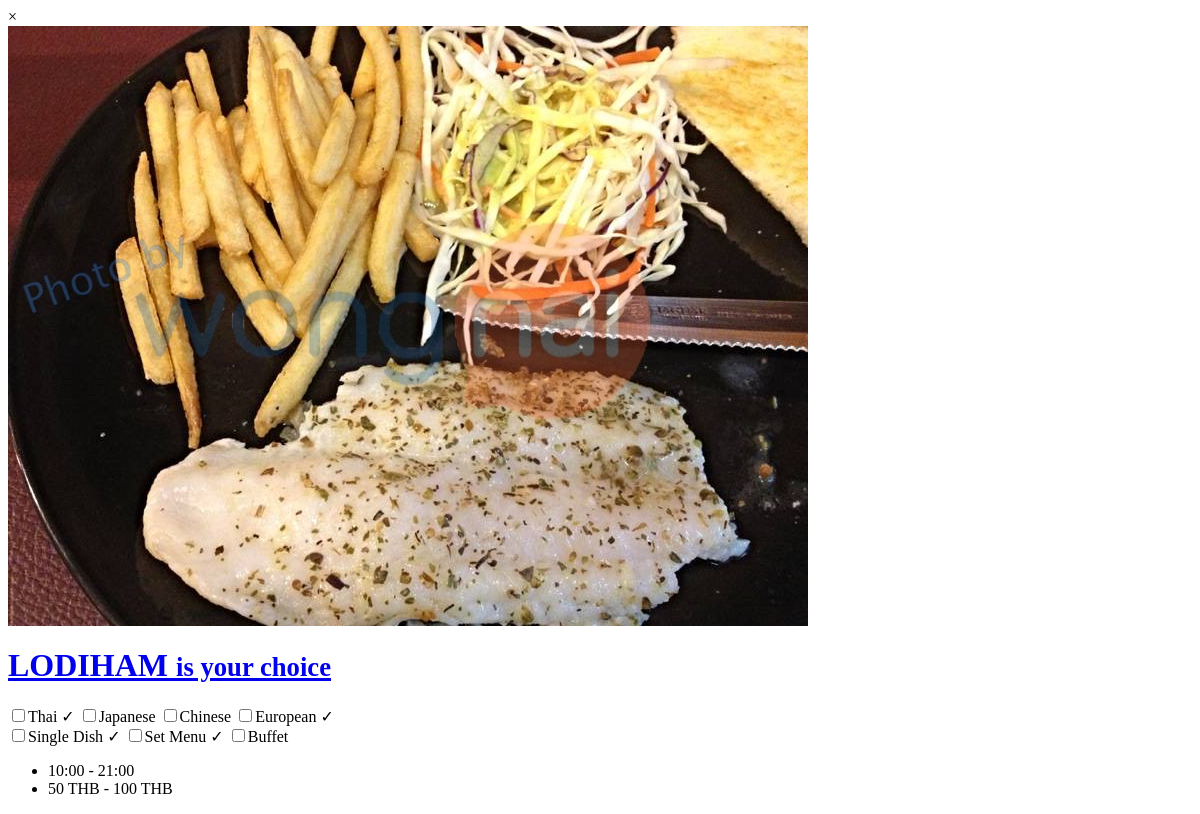
Before: /recommend.php (signed in) with the older database file.
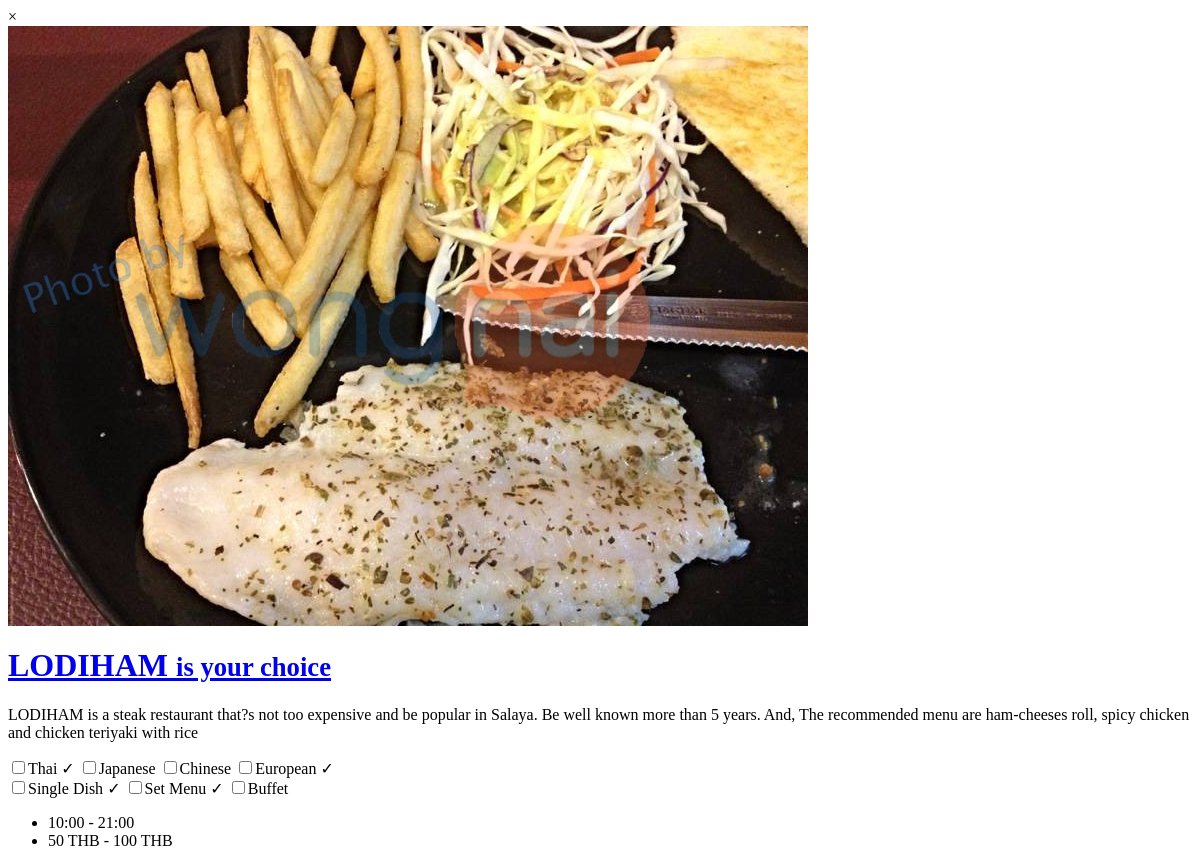
After: the same page with the newer database file.
### tables this page shows
CREATE TABLE `restaurant` (
  `RestaurantID` int(11) NOT NULL,
  `Name` varchar(255) NOT NULL,
  `MinPrice` int(11) NOT NULL,
  `MaxPrice` int(11) DEFAULT NULL,
  `Location` varchar(255) NOT NULL,
  `Type` varchar(255) NOT NULL,
  `OpenTime` double NOT NULL,
  `CloseTime` double NOT NULL,
  `Promotion` varchar(255) DEFAULT NULL,
  `Description` text NOT NULL
);

### dbconnect.php (called while the page is built, shortened)
<?php
  function _imgurl($id, $subid) {
    $imgname = sprintf("%04d", $id);
    $imgurl = "Picture/".$imgname.'/'.$imgname.'-'.$subid.'.jpg';
    return $imgurl;
  }
  function imgurl($id) {
    return _imgurl($id, 1 + (rand() % 4));
  }
  function totime($input) {
    $minutes = $input - floor($input);
    return gmdate("H:i", $minutes * 6000 + floor($input) * 3600);
  }
  function isresopen($opentime, $closetime) {
    $currenttime = doubleval(date('H.i'));
    return $opentime <= $currenttime && $currenttime <= $closetime;
  }
?>

### recommend.php (the view, shortened to what this page needs)
<?php
  include_once("dbconnect.php");
  $loggedin = isset($_SESSION['Username']);
  $range = 5;
  $ids = array();
  if (!$loggedin) {
    $revs = mysqli_query($con, "select RestaurantID, avg(Rating) as avr from rating group by RestaurantID order by avr desc limit ".$range);
    while ($rev = mysqli_fetch_assoc($revs))
      array_push($ids, $rev['RestaurantID']);
  } else {
    $selecty = mysqli_query($con, "select r.RestaurantID, r.Rating, u.FoodPreferences, res.Type, res.OpenTime, res.CloseTime, res.MinPrice, res.MaxPrice, res.Location from rating as r, user as u, restaurant as res where r.UserID = ".$_SESSION['ID']." and u.UserID = r.UserID and r.RestaurantID = res.RestaurantID order by Rating desc limit ".$range);
    while ($myres = mysqli_fetch_assoc($selecty)) {
      if (!isresopen($myres['OpenTime'], $myres['CloseTime']))
        continue;
      array_push($ids, $myres['RestaurantID']);
    }
  }
  $rsize = sizeof($ids);
  $ID = $rsize != 0 ? $ids[rand() % min($range, $rsize)] : -1;
  $res = mysqli_fetch_assoc(mysqli_query($con, "select * from restaurant where RestaurantID = '$ID' limit 1"));
?>
<link rel="stylesheet" type="text/css" href="assets/css/checkbox.css" />
<div class="modal-content">
  <span class="close">×</span>
  <div class="row">
    <div class="col-lg-6 col-md-6 col-sm-12 col-xs-12">
      <img class="thumbnail" id="latest-review-img" src=<?php echo imgurl($res['RestaurantID']) ?> onerror="imgerror(this);" />
    </div>
    <div id="restaurant-name" class="col-lg-6 col-md-6 col-sm-12 col-xs-12">
      <a href=view-restaurant.php?id=<?php echo $ID ?>>
        <h1><?php echo $res['Name'] ?>
          <b><small> is your choice</small></b>
        </h1>
      </a>
    </div>
    <div class="col-lg-6 col-md-6 hidden-sm hidden-xs">
      <p><?php echo $res['Description'] ?></p>
    </div>
    <div class="col-lg-6 col-md-6">
      <?php $combine = 1; include('food-type.php'); ?>
    </div>
    <div class="col-lg-6 col-md-6">
      <?php
        $opentime = totime($res['OpenTime']);
        $closetime = totime($res['CloseTime']);
        $minprice = $res['MinPrice'].' THB';
        $maxprice = $res['MaxPrice'].' THB';
      ?>
      <ul class="pager">
        <li>
          <span <?php if (!isresopen($opentime, $closetime)) echo 'style="color:red;"';  ?>><?php echo $opentime . ' - ' . $closetime ?></span>
        </li>
        <li>
          <span><?php echo $minprice . ' - ' . $maxprice ?></span>
        </li>
      </ul>
    </div>
  </div>
</div>

Changed rows visible on the page:
changed restaurant "LODIHAM": Description (not shown) → "LODIHAM is a steak restaurant that?s not too expensive and be popular in Salaya. Be well known more than 5 years. And, The recommended menu are ham-cheeses roll, spicy chicken and chicken teriyaki with rice"
